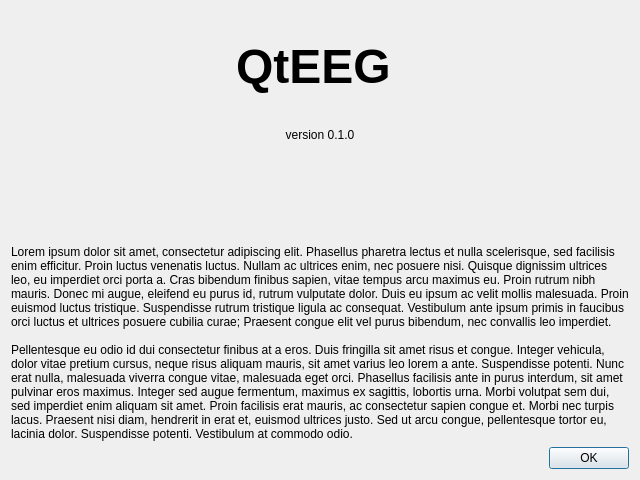
<?xml version="1.0" encoding="UTF-8"?>
<ui version="4.0">
 <class>Dialog</class>
 <widget class="QDialog" name="Dialog">
  <property name="geometry">
   <rect>
    <x>0</x>
    <y>0</y>
    <width>640</width>
    <height>480</height>
   </rect>
  </property>
  <property name="windowTitle">
   <string>Help</string>
  </property>
  <property name="windowIcon">
   <iconset resource="resources.qrc">
    <normaloff>:/icon/icon.svg</normaloff>:/icon/icon.svg</iconset>
  </property>
  <layout class="QGridLayout" name="gridLayout">
   <item row="0" column="0">
    <widget class="QLabel" name="label">
     <property name="font">
      <font>
       <pointsize>36</pointsize>
       <weight>75</weight>
       <bold>true</bold>
      </font>
     </property>
     <property name="text">
      <string>&lt;html&gt;&lt;head/&gt;&lt;body&gt;&lt;p align=&quot;center&quot;&gt;&lt;span style=&quot; font-size:36pt;&quot;&gt;QtEEG &lt;/span&gt;&lt;img style=&quot;vertical-align:middle;height:36px;&quot; src=&quot;:/icon/icon.svg&quot;/&gt;&lt;/p&gt;&lt;/body&gt;&lt;/html&gt;</string>
     </property>
     <property name="alignment">
      <set>Qt::AlignCenter</set>
     </property>
    </widget>
   </item>
   <item row="2" column="0">
    <widget class="QLabel" name="label_4">
     <property name="text">
      <string>Lorem ipsum dolor sit amet, consectetur adipiscing elit. Phasellus pharetra lectus et nulla scelerisque, sed facilisis enim efficitur. Proin luctus venenatis luctus. Nullam ac ultrices enim, nec posuere nisi. Quisque dignissim ultrices leo, eu imperdiet orci porta a. Cras bibendum finibus sapien, vitae tempus arcu maximus eu. Proin rutrum nibh mauris. Donec mi augue, eleifend eu purus id, rutrum vulputate dolor. Duis eu ipsum ac velit mollis malesuada. Proin euismod luctus tristique. Suspendisse rutrum tristique ligula ac consequat. Vestibulum ante ipsum primis in faucibus orci luctus et ultrices posuere cubilia curae; Praesent congue elit vel purus bibendum, nec convallis leo imperdiet. &lt;br&gt;&lt;br&gt; Pellentesque eu odio id dui consectetur finibus at a eros. Duis fringilla sit amet risus et congue. Integer vehicula, dolor vitae pretium cursus, neque risus aliquam mauris, sit amet varius leo lorem a ante. Suspendisse potenti. Nunc erat nulla, malesuada viverra congue vitae, malesuada eget orci. Phasellus facilisis ante in purus interdum, sit amet pulvinar eros maximus. Integer sed augue fermentum, maximus ex sagittis, lobortis urna. Morbi volutpat sem dui, sed imperdiet enim aliquam sit amet. Proin facilisis erat mauris, ac consectetur sapien congue et. Morbi nec turpis lacus. Praesent nisi diam, hendrerit in erat et, euismod ultrices justo. Sed ut arcu congue, pellentesque tortor eu, lacinia dolor. Suspendisse potenti. Vestibulum at commodo odio. </string>
     </property>
     <property name="textFormat">
      <enum>Qt::RichText</enum>
     </property>
     <property name="wordWrap">
      <bool>true</bool>
     </property>
     <property name="indent">
      <number>-2</number>
     </property>
    </widget>
   </item>
   <item row="3" column="0">
    <widget class="QDialogButtonBox" name="buttonBox">
     <property name="orientation">
      <enum>Qt::Horizontal</enum>
     </property>
     <property name="standardButtons">
      <set>QDialogButtonBox::Ok</set>
     </property>
    </widget>
   </item>
   <item row="1" column="0">
    <widget class="QLabel" name="label_2">
     <property name="text">
      <string>version 0.1.0</string>
     </property>
     <property name="alignment">
      <set>Qt::AlignHCenter|Qt::AlignTop</set>
     </property>
    </widget>
   </item>
  </layout>
 </widget>
 <resources>
  <include location="resources.qrc"/>
 </resources>
 <connections>
  <connection>
   <sender>buttonBox</sender>
   <signal>accepted()</signal>
   <receiver>Dialog</receiver>
   <slot>accept()</slot>
   <hints>
    <hint type="sourcelabel">
     <x>248</x>
     <y>254</y>
    </hint>
    <hint type="destinationlabel">
     <x>157</x>
     <y>274</y>
    </hint>
   </hints>
  </connection>
  <connection>
   <sender>buttonBox</sender>
   <signal>rejected()</signal>
   <receiver>Dialog</receiver>
   <slot>reject()</slot>
   <hints>
    <hint type="sourcelabel">
     <x>316</x>
     <y>260</y>
    </hint>
    <hint type="destinationlabel">
     <x>286</x>
     <y>274</y>
    </hint>
   </hints>
  </connection>
 </connections>
</ui>
